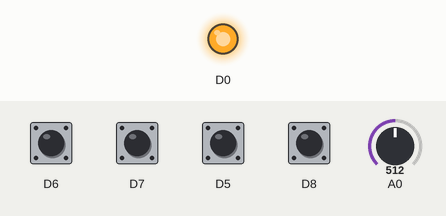
This sketch was run on a simulated ESP8266 (NodeMCU). On the bench: output pins drawn as LEDs (lit = HIGH). Inputs (shaded band) come from the test bench; at power-on: D5–8 HIGH, A0 = 512. WiFi joins after 1.5 s; servers stay silent unless stated; what the sketch prints to the serial monitor is not drawn.

Above: at 0.1 s.
At 1.4 s:
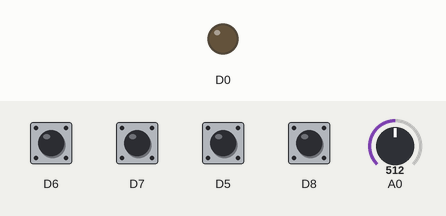
Timing chart, 0 to 2.9 s (numbered marks = the images above):
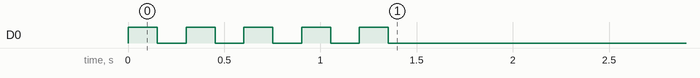

The sketch:

Passenger_Monitor.ino
```cpp
#include "FirebaseESP8266.h"  // Install Firebase ESP8266 library
#include <ESP8266WiFi.h>


#define FIREBASE_HOST "iot-load.firebaseio.com" //Without http:// or https:// schemes
#define FIREBASE_AUTH "Jnq5ikOjpEl0G2atw5Q6oI8wdLUi1UvtixTPQEGj"
#define WIFI_SSID "Roboment"
#define WIFI_PASSWORD "roboment2018"

int Fuel = 0;
FirebaseData firebaseData;
FirebaseData firebaseData1;
FirebaseData firebaseData2;
FirebaseData ledData1;
FirebaseData ledData2;

FirebaseJson json;


void setup()
{
  Serial.begin(9600);

  pinMode(16,OUTPUT);
  pinMode(D8,INPUT_PULLUP);
  pinMode(D7,INPUT_PULLUP);
  pinMode(D6,INPUT_PULLUP);
  pinMode(D5,INPUT_PULLUP);

  WiFi.begin(WIFI_SSID, WIFI_PASSWORD);
  Serial.print("Connecting to Wi-Fi");
  while (WiFi.status() != WL_CONNECTED)
  {
    digitalWrite(16,1);
    delay(150);
    Serial.print(".");
    digitalWrite(16,0);
    delay(150);
  }
  Serial.println();
  Serial.print("Connected with IP: ");
  Serial.println(WiFi.localIP());
  Serial.println();

  Firebase.begin(FIREBASE_HOST, FIREBASE_AUTH);
  Firebase.reconnectWiFi(true);

}


void loop() {
  if(WiFi.status() != WL_CONNECTED)
  {
    while (WiFi.status() != WL_CONNECTED)
  {
    digitalWrite(16,1);
    delay(150);
    Serial.print(".");
    digitalWrite(16,0);
    delay(150);
  }
  }
  Serial.println(analogRead(A0));
  Firebase.setInt(firebaseData1, "/ProjectDevelopment/PassengerMonitor/Fuel",analogRead(A0));
  Firebase.setInt(firebaseData1, "/ProjectDevelopment/PassengerMonitor/D8",digitalRead(D8));
  Firebase.setInt(firebaseData1, "/ProjectDevelopment/PassengerMonitor/D7",digitalRead(D7));
  Firebase.setInt(firebaseData1, "/ProjectDevelopment/PassengerMonitor/D6",digitalRead(D6));
  Firebase.setInt(firebaseData1, "/ProjectDevelopment/PassengerMonitor/D5",digitalRead(D5));
  delay(100);
}
```
